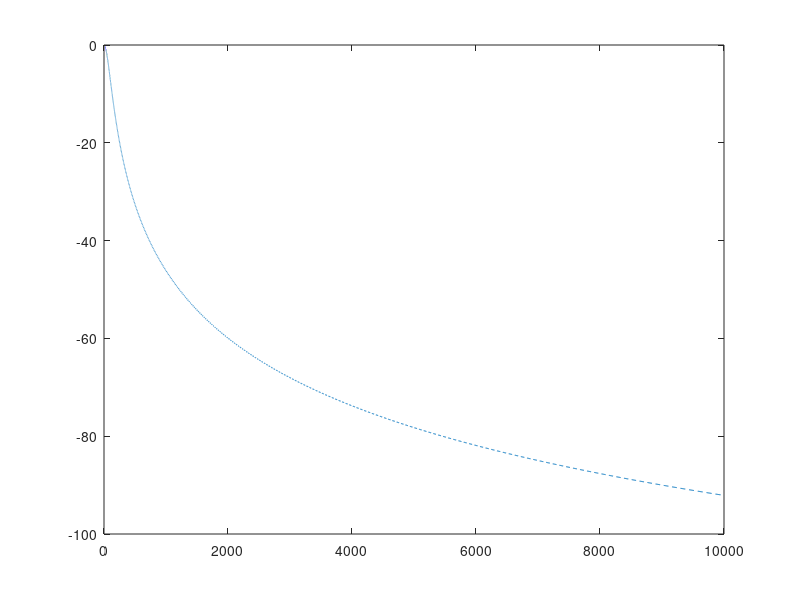

MATLAB code to generate this figure: (Note: this script raises an error after producing the figure.)

R = 10e3;
C = 1e-6;
ts = 1e-3; %sampling period in seconds.
wc = 1/(R*C);

function [Gdb] = H(w,wc)
w = w(:);
Gdb = 20*log(abs(1./(1+1i*w./wc)));
end

%Calculating the pulsations and the magnitude of each case
wa = logspace(0,4,10000);
wd = 2*atan((ts/2)*wa);
wp = (2/ts)*tan(wc*ts/2);
wd_adapted = (2/ts)*atan((ts/2)*wa./tan(wc*ts/2));

Gdb = H(wa, wc);
Gdb_d = H(wd, wc);
Gdb_d_adapted = H(wd_adapted, wc);

%ploting the analogic and the discret filter using the Tustin's method
figure(1)
plot(wa,Gdb,'--')
xscale("log");
hold on;

hold on;
xline(wc,'y')
plot(wd,Gdb, '.')
ylabel("gain  dB");
xlabel("pulsaion en rad/s");
hold off;
legend("Analogic filter","w_c","Discret filter (Tustin)" );
hold off;

figure(2)
plot(wa,Gdb,'--')
xlabel("gain en décibel");
ylabel("angular frequency rad/s");
xscale("log");
hold on;
xline(wc,'y')
plot(wd_adapted,Gdb_d_adapted,'.')
ylabel("Magnitude (db)");
xlabel("pulsaion rad/s");
legend("Analogic filter","w_c", "Tustin adapted");
hold off;

